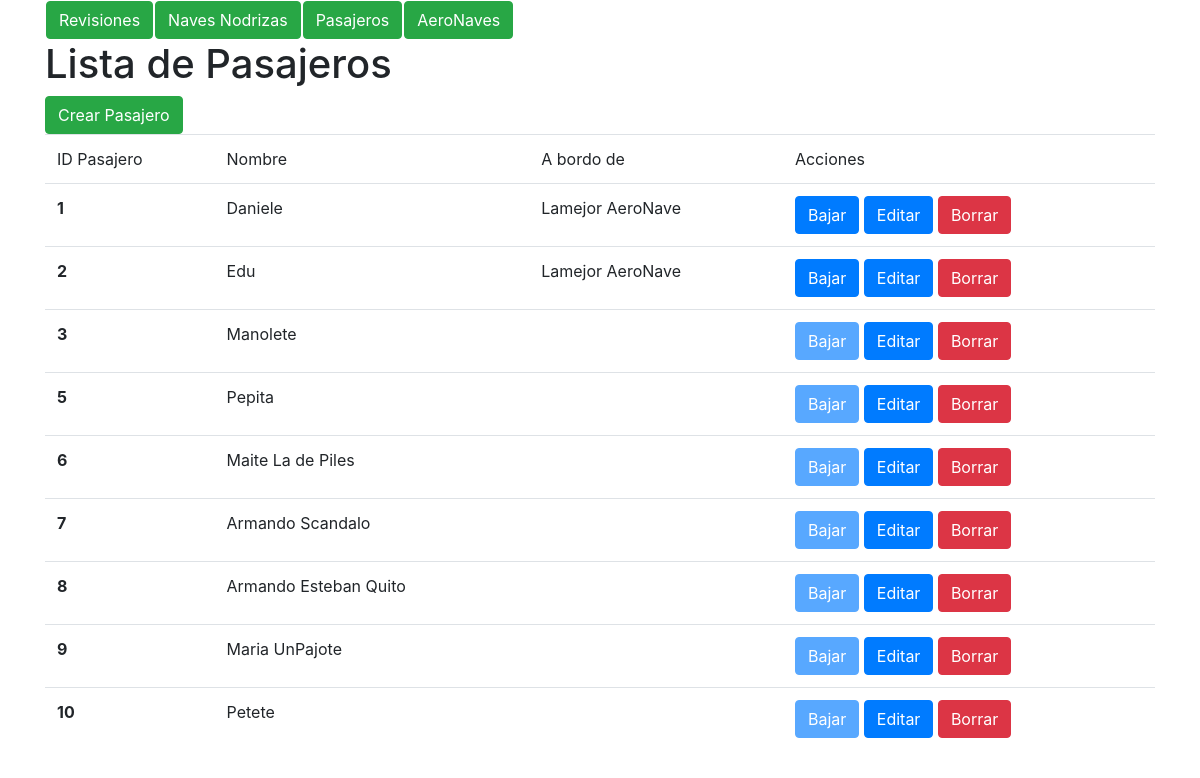
Before: /pasajero/list with the older database file.
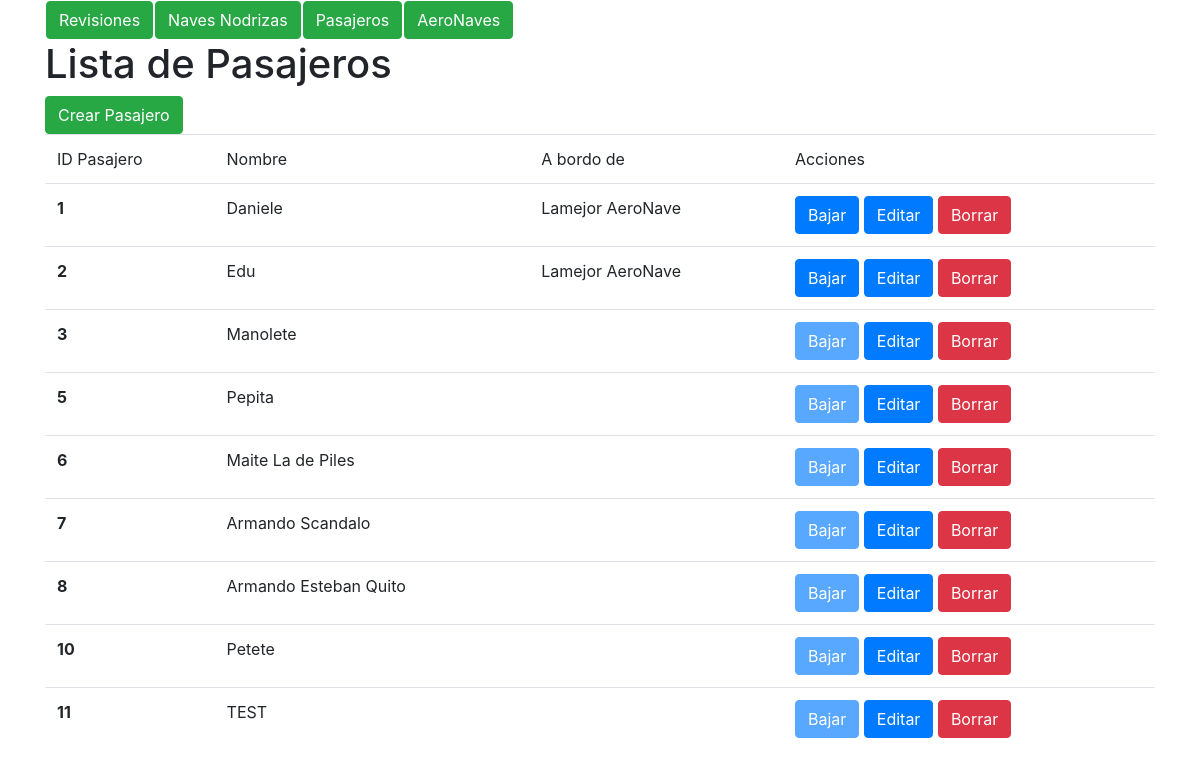
After: the same page with the newer database file.
### marcianos/models.py (models this page shows, shortened)
class Pasajero(models.Model):
    nombre = models.CharField(max_length=400)
    aeronave_id = models.ForeignKey(aeronave, on_delete=models.SET_NULL,
        related_name = 'subido_en', null=True, blank=True)

class aeronave(models.Model):
    nombre = models.CharField(max_length=400)
    max_marcianos = models.PositiveIntegerField()
    nave_origen = models.ForeignKey(nave_nodriza, on_delete=models.CASCADE,
        related_name = 'nave_origen', null=True)
    nave_destino = models.ForeignKey(nave_nodriza, on_delete=models.CASCADE,
        related_name = 'nave_destino', null=True)

### marcianos/views.py (the view)
# urls.py: path(r'pasajero/list', views.pasajero_list, name='pasajero_list'),
def pasajero_list(request, template_name = 'pasajero/lista.html'):
    pasajeros = Pasajero.objects.all()
    data = {}
    data['object_list'] = pasajeros
    return render(request, template_name, data)

### marcianos/templates/pasajero/lista.html (shortened to what this page needs)
<!DOCTYPE html>
<html>
  <head>
    <link rel="stylesheet" href="https://maxcdn.bootstrapcdn.com/bootstrap/4.0.0-beta.2/css/bootstrap.min.css">
  </head>
  <body>
    <div class="container">
      {% include "home.html" %}
        <h1>Lista de Pasajeros</h1>
        <a class="btn btn-success" href='{% url "pasajero_create" %}'> Crear Pasajero</a>
        <table class="table">
            <tr>
                <td>ID Pasajero</td>
                <td>Nombre</td>
                <td>A bordo de </td>
                <td>Acciones</td>
            </tr>
                {% for Pasajero in object_list %}
                <tr>
                    <th>{{ Pasajero.pk }}</th>
                    <td>{{ Pasajero.nombre }}</td>
                    <td>{{ Pasajero.aeronave_id.nombre }}</td>
                    <td>
                        {% if Pasajero.aeronave_id == None %}
                            <a class="btn btn-primary disabled" href='{% url "pasajero_bajar" Pasajero.pk %}'>Bajar</a>
                        {% else %}
                            <a class="btn btn-primary" href='{% url "pasajero_bajar" Pasajero.pk %}'>Bajar</a>
                        {% endif %}
                        <a class="btn btn-primary" href='{% url "pasajero_update" Pasajero.pk %}'>Editar</a>
                        <a class="btn btn-danger" href='{% url "pasajero_delete" Pasajero.pk %}'>Borrar</a>
                    </td>
                </tr>
            {% endfor %}
        </table>
    </div>
  </body>
</html>

Changed rows visible on the page:
removed Pasajero: pk "9", nombre "Maria UnPajote", shows "Bajar"
added Pasajero: pk "11", nombre "TEST", shows "Bajar"
